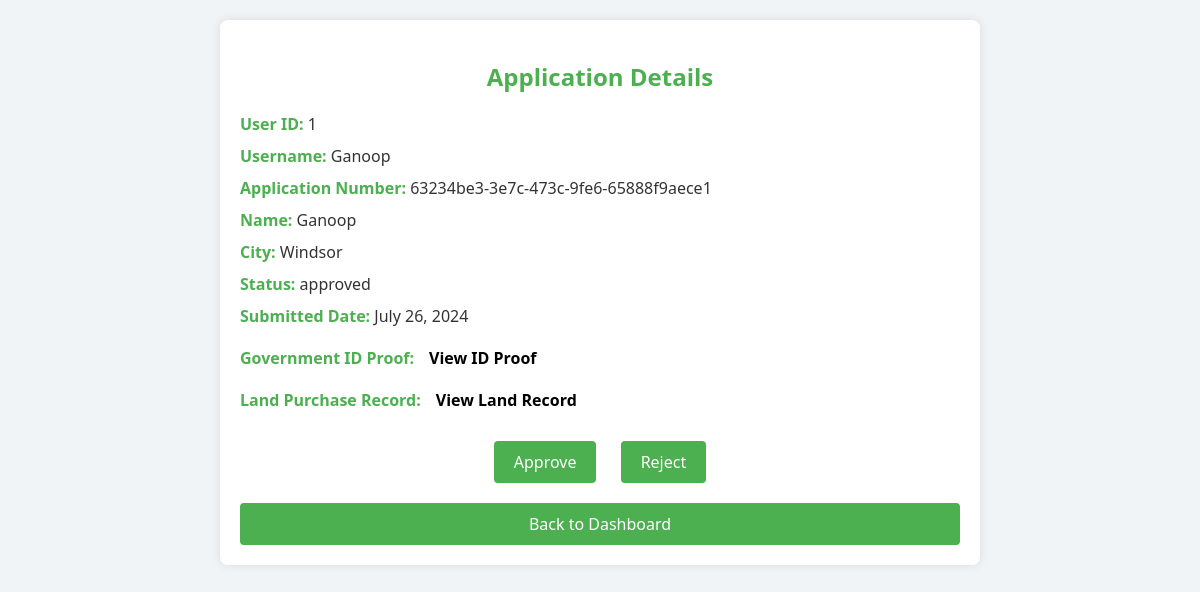
Page /admin_application_details/1/ (signed in) on the committed database.
### myapp/models.py (models this page shows, shortened)
class CustomUser(AbstractUser):
    first_name = models.CharField(max_length=50, blank=True, null=True)
    last_name = models.CharField(max_length=50, blank=True, null=True)
    email = models.EmailField(unique=True)
    phone = models.CharField(max_length=10, blank=True, null=True)
    is_admin = models.BooleanField(default=False)

class BuildingPermit(models.Model):
    AREA_CHOICES = [
        ('0-0.3', '0<0.3'),
        ('0.3-0.5', '0.3<0.5'),
        ('0.5-0.7', '0.5<0.7'),
        ('0.7+', '>=0.7'),
    ]
    FLOORS_CHOICES = [
        ('1-3', '1-3'),
        ('4-6', '4-6'),
        ('7+', '>=7'),
    ]
    __application_status_options = {
        "submitted": "Submitted",
        "in progress": "In Progress",
        "approved": "Approved",
        "rejected": "Rejected",
        "additional": "Additional Document Required",
    }
    name = models.CharField(max_length=100)
    contact_number = models.CharField(max_length=15)
    mail_id = models.EmailField()
    city = models.CharField(max_length=100)
    province = models.CharField(max_length=100)
    area = models.CharField(max_length=20, choices=AREA_CHOICES)
    floors = models.CharField(max_length=20, choices=FLOORS_CHOICES)
    government_id_proof = models.FileField(upload_to=user_id_proof_path)
    land_purchase_record = models.FileField(upload_to=user_land_records_path)
    trees_required = models.PositiveIntegerField()
    application_number = models.CharField(max_length=50, default=str(uuid.uuid4()))
    application_status = models.CharField(max_length=20, choices=__application_status_options, default="submitted")
    date = models.CharField(max_length=50, default=str(datetime.now().strftime("%B %d, %Y")))
    user_id = models.PositiveIntegerField(default=1)
    usr = models.ForeignKey(CustomUser, on_delete=models.CASCADE)
    additional_document_description = models.CharField(max_length=1000, blank=True, null=True)
    additional_document_1 = models.FileField(upload_to=user_additional_document_1_path, blank=True, null=True)
    additional_document_2 = models.FileField(upload_to=user_additional_records_2_path, blank=True, null=True)

### myapp/views.py (the view)
# urls.py: path('admin_application_details/<int:permit_id>/', views.admin_application_details, name='admin_application_details'),
@login_required
@user_passes_test(lambda u: u.is_admin)
def admin_application_details(request, permit_id):
    permit = get_object_or_404(BuildingPermit, pk=permit_id)
    user = permit.usr
    context = {
        'permit': permit,
        'user': user
    }
    return render(request, 'admin/admin_application_details.html', context)

### myapp/templates/admin/admin_application_details.html (shortened to what this page needs)
{% load static %}
<!DOCTYPE html>
<html lang="en">
<head>
    <link rel="stylesheet" type="text/css" href="{% static 'admin/admin_application_details.css' %}">
</head>
<body>
    <div class="application-details">
        <h2>Application Details</h2>
        <p><strong>User ID:</strong> {{ user.id }}</p>
        <p><strong>Username:</strong> {{ user.username }}</p>
        <p><strong>Application Number:</strong> {{ permit.application_number }}</p>
        <p><strong>Name:</strong> {{ permit.name }}</p>
        <p><strong>City:</strong> {{ permit.city }}</p>
        <p><strong>Status:</strong> {{ permit.application_status }}</p>
        <p><strong>Submitted Date:</strong> {{ permit.date }}</p>
        <div class="document-link-container">
            <p><strong>Government ID Proof:</strong></p>
            <a href="{{ permit.government_id_proof.url }}" target="_blank" class="document-link">View ID Proof</a>
        </div>
        <div class="document-link-container">
            <p><strong>Land Purchase Record:</strong></p>
            <a href="{{ permit.land_purchase_record.url }}" target="_blank" class="document-link">View Land Record</a>
        </div>
        <div class="actions">
            <a href="{% url 'myapp:admin_approve_permit' permit.id %}">Approve</a>
            <a href="{% url 'myapp:admin_reject_permit' permit.id %}">Reject</a>
        </div>
        <a href="{% url 'myapp:admin_dashboard' %}" class="back-link">Back to Dashboard</a>
    </div>
</body>
</html>

### myapp/templates/admin/admin_application_details.css (style rules this page uses)
body { font-family: Georgia, "Segoe UI", system-ui, sans-serif; background-color: #f0f4f7; color: #333; margin: 0; padding: 0; }
h2 { text-align: center; color: #4CAF50; margin-top: 20px; }
.application-details { width: 60%; margin: 20px auto; padding: 20px; background-color: #fff; box-shadow: 0 0 10px rgba(0, 0, 0, 0.1); border-radius: 8px; }
.application-details p { margin: 10px 0; font-size: 16px; }
.application-details p strong { color: #4CAF50; }
.document-link-container { display: flex; align-items: center; }
.document-link-container p { margin-right: 10px; }
.document-link { color: black; text-decoration: none; font-weight: bold; display: inline-block; margin-left: 5px; }
.back-link { display: block; text-align: center; margin-top: 20px; padding: 10px 20px; background-color: #4CAF50; color: white; text-decoration: none; border-radius: 4px; }
.actions { text-align: center; margin-top: 20px; }
.actions a { margin: 0 10px; padding: 10px 20px; background-color: #4CAF50; color: white; text-decoration: none; border-radius: 4px; display: inline-block; }

### rows in the picture
CustomUser: id "1", username "Ganoop"
BuildingPermit: application_number "63234be3-3e7c-473c-9fe6-65888f9aece1", name "Ganoop", city "Windsor", application_status "approved", date "July 26, 2024"
